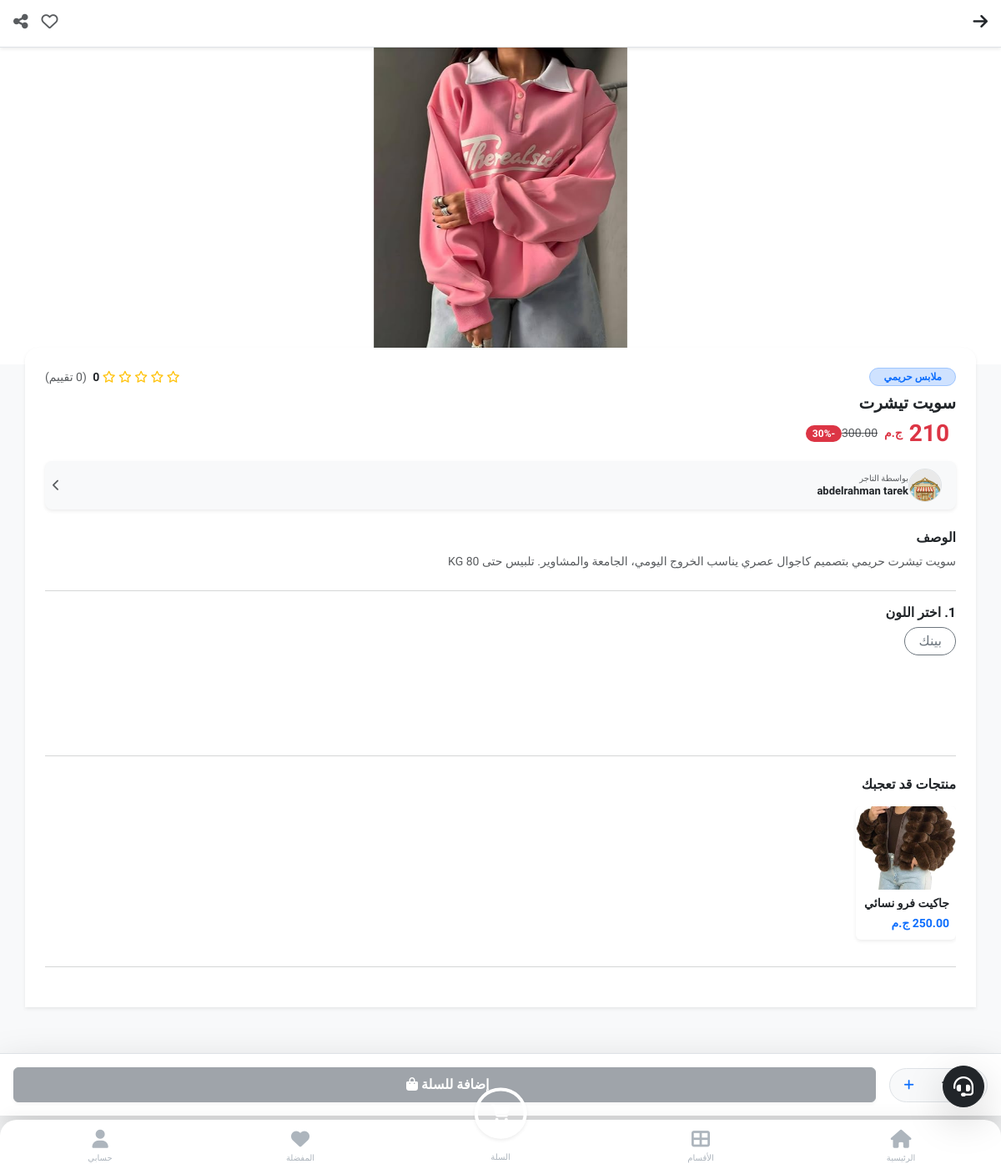
Page /product/3/ on the committed database.
### store/models.py (models this page shows, shortened)
class Product(models.Model):
    category = models.ForeignKey(Category, on_delete=models.SET_NULL, null=True, blank=True, related_name='products', verbose_name="القسم")
    merchant = models.ForeignKey(MerchantProfile, on_delete=models.CASCADE, related_name='products')
    name = models.CharField(max_length=200, verbose_name="اسم المنتج")
    description = models.TextField(verbose_name="وصف المنتج")
    base_price = models.DecimalField(max_digits=10, decimal_places=2, verbose_name="السعر الأساسي")
    image = models.ImageField(upload_to='products/', verbose_name="صورة المنتج الرئيسية")
    shipping_fee = models.DecimalField(max_digits=10, decimal_places=2, default=0, verbose_name="مصاريف الشحن")
    is_active = models.BooleanField(default=False, verbose_name="مفعل (موافقة المشرف)")
    created_at = models.DateTimeField(auto_now_add=True)
    commission_pct = models.DecimalField(
        max_digits=5, decimal_places=2, default=10.00,
        verbose_name="نسبة عمولة المنصة (%)"
    )
    @property
    def average_rating(self):
        avg = self.reviews.aggregate(Avg('rating'))['rating__avg']
        return round(avg, 1) if avg else 0
    @property
    def reviews_count(self):
        return self.reviews.count()

class Category(models.Model):
    name = models.CharField(max_length=100, verbose_name="اسم القسم")
    image = models.ImageField(upload_to='categories/', verbose_name="صورة القسم", blank=True, null=True)
    created_at = models.DateTimeField(auto_now_add=True)
    class Meta:
        verbose_name = "قسم"
        verbose_name_plural = "الأقسام"

class Offer(models.Model):
    product = models.OneToOneField(Product, on_delete=models.CASCADE, related_name='active_offer')
    discount_percentage = models.PositiveIntegerField(verbose_name="نسبة الخصم %")
    start_date = models.DateTimeField()
    end_date = models.DateTimeField()
    is_active = models.BooleanField(default=True)
    is_platform_offer = models.BooleanField(default=False, verbose_name="عرض من المنصة (يوجد تعويض)")
    created_at = models.DateTimeField(auto_now_add=True)
    free_shipping = models.BooleanField(default=False, verbose_name="شحن مجاني")
    free_shipping_threshold = models.PositiveIntegerField(default=1, verbose_name="عند شراء X قطع")
    @property
    def discounted_price(self):
        percentage = Decimal(self.discount_percentage)
        factor = Decimal(1) - (percentage / Decimal(100))
        return self.product.base_price * factor

class MerchantProfile(models.Model):
    user = models.OneToOneField(settings.AUTH_USER_MODEL, on_delete=models.CASCADE, related_name='merchant_profile')
    national_id = models.CharField(max_length=14, unique=True, verbose_name="الرقم القومي")
    id_card_front = models.ImageField(upload_to='merchant_ids/', verbose_name="صورة البطاقة (أمام)")
    id_card_back = models.ImageField(upload_to='merchant_ids/', verbose_name="صورة البطاقة (خلف)")
    shop_image = models.ImageField(upload_to='shops/', verbose_name="صورة المحل/الشخصية")
    minimum_balance_required = models.DecimalField(
        max_digits=10, decimal_places=2, default=0.00,
        verbose_name="الحد الأدنى للرصيد"
    )
    is_approved = models.BooleanField(default=False, verbose_name="تمت الموافقة من المشرف")
    created_at = models.DateTimeField(auto_now_add=True)
    tax_register_number = models.CharField(max_length=50, blank=True, null=True, verbose_name="رقم السجل الضريبي")
    goods_quantity = models.CharField(max_length=100, verbose_name="كمية البضاعة المحتملة")
    goods_types = models.TextField(verbose_name="أنواع البضاعة")
    goods_average_price = models.CharField(max_length=100, verbose_name="متوسط الأسعار")
    goods_sizes = models.TextField(verbose_name="المقاسات المتاحة")
    free_shipping_threshold = models.PositiveIntegerField(default=0, verbose_name="حد الشحن المجاني (عدد قطع)")
    is_free_shipping_active = models.BooleanField(default=False, verbose_name="تفعيل عرض الشحن المجاني")

class ProductSize(models.Model):
    product = models.ForeignKey(Product, on_delete=models.CASCADE, related_name='variations') # غيرنا الاسم لـ variations ليكون أدق
    size_label = models.CharField(max_length=10, verbose_name="المقاس") # S, M, L
    color_label = models.CharField(max_length=30, verbose_name="اللون", default="Standard") # أحمر، أزرق
    stock_quantity = models.PositiveIntegerField(default=0, verbose_name="الكمية المتاحة")

### accounts/models.py (models this page shows, shortened)
class User(AbstractUser):
    class Role(models.TextChoices):
        CUSTOMER = "CUSTOMER", "عميل"
        MERCHANT = "MERCHANT", "تاجر"
        OWNER = "OWNER", "Owner (مالك)"
        ADMIN_LVL2 = "ADMIN_LVL2", "مشرف درجة ثانية"
        ADMIN_LVL3 = "ADMIN_LVL3", "مشرف درجة ثالثة (خدمة عملاء)"
    role = models.CharField(max_length=20, choices=Role.choices, default=Role.CUSTOMER)
    phone_primary = models.CharField(max_length=15, unique=True, verbose_name="رقم الهاتف الأساسي")
    phone_secondary = models.CharField(max_length=15, blank=True, null=True, verbose_name="رقم هاتف احتياطي")
    device_id = models.CharField(max_length=255, blank=True, null=True, help_text="لمنع تكرار الحسابات من نفس الجهاز")
    is_banned = models.BooleanField(default=False, verbose_name="محظور")

### store/views.py (the view)
# urls.py: path('product/<int:pk>/', views.product_detail, name='product_detail'),
def product_detail(request, pk):
    product = get_object_or_404(Product, pk=pk)
    variations = product.variations.filter(stock_quantity__gt=0)
    available_colors = set(v.color_label for v in variations)
    variants_data = {}
    for v in variations:
        if v.color_label not in variants_data:
            variants_data[v.color_label] = []
        variants_data[v.color_label].append({
            'id': v.id,
            'size': v.size_label,
            'qty': v.stock_quantity
        })
    variants_json = json.dumps(variants_data)
    similar_products = Product.objects.filter(category=product.category, is_active=True).exclude(pk=pk)[:4]
    is_fav = False
    if request.user.is_authenticated:
        is_fav = Favorite.objects.filter(user=request.user, product=product).exists()
    return render(request, 'store/product_detail.html', {
        'product': product,
        'available_colors': available_colors,
        'variants_json': variants_json, # البيانات الجديدة
        'similar_products': similar_products,
        'is_fav': is_fav
    })

### store/context_processors.py (called while the page is built)
def site_settings(request):
    settings = SiteSetting.objects.first()
    return {'site_settings': settings}

### templates/store/product_detail.html (shortened to what this page needs)
{% extends 'base.html' %}
{% block content %}
<div class="d-flex justify-content-between align-items-center p-3 sticky-top bg-white border-bottom shadow-sm" style="z-index: 1020;">
    <a href="javascript:history.back()" class="text-dark">
        <i class="fas fa-arrow-right fs-5"></i>
    </a>
    <div class="d-flex gap-3">
        <button onclick="toggleFavDetail('{{ product.id }}')" class="btn border-0 bg-transparent p-0">
            <i class="{% if is_fav %}fas text-danger{% else %}far text-muted{% endif %} fa-heart fs-5" id="fav-icon"></i>
        </button>
        <button onclick="shareProduct()" class="btn border-0 bg-transparent p-0">
            <i class="fas fa-share-alt fs-5 text-muted"></i>
        </button>
    </div>
</div>
<div id="productCarousel" class="carousel slide bg-white" data-bs-ride="carousel">
    <div class="carousel-inner">
        <div class="carousel-item active">
            {% if product.image %}
                <img src="{{ product.image.url }}" class="d-block w-100" style="height: 380px; object-fit: contain; cursor: zoom-in;"
                     data-bs-toggle="modal" data-bs-target="#zoomModal" onclick="slideToIndex(0)">
            {% else %}
                <div class="bg-light d-flex align-items-center justify-content-center" style="height: 380px;">
                    <i class="fas fa-camera fa-3x text-muted opacity-25"></i>
                </div>
            {% endif %}
        </div>
    </div>
</div>
<div class="container bg-white rounded-top-4 p-4 position-relative shadow-sm" style="margin-top: -20px; z-index: 10;">
    <div class="d-flex justify-content-between align-items-center mb-2">
        <span class="badge bg-primary-subtle text-primary border border-primary-subtle rounded-pill px-3 py-1">
            {{ product.category.name }}
        </span>
        <div class="text-warning small fw-bold">
            {% with ''|center:5 as range %}
            {% for _ in range %}
                {% if forloop.counter <= product.average_rating %}
                    <i class="fas fa-star"></i>
                {% else %}
                    <i class="far fa-star"></i>
                {% endif %}
            {% endfor %}
            {% endwith %}
            <span class="text-dark ms-1">{{ product.average_rating|default:0 }}</span>
            <span class="text-muted fw-normal">({{ product.reviews_count }} تقييم)</span>
        </div>
    </div>
    <h5 class="fw-bold mb-2 text-dark">{{ product.name }}</h5>
    <div class="d-flex align-items-center mb-3 flex-wrap">
        {% if product.active_offer and product.active_offer.is_active %}
            <h3 class="text-danger fw-bold mb-0 me-2">{{ product.active_offer.discounted_price|floatformat:0 }}</h3>
            <span class="text-danger small fw-bold me-2">ج.م</span>
            <span class="text-muted text-decoration-line-through small me-2">{{ product.base_price }}</span>
            <span class="badge bg-danger rounded-pill">-{{ product.active_offer.discount_percentage }}%</span>
        {% else %}
            <h3 class="text-primary fw-bold mb-0 me-2">{{ product.base_price }}</h3>
            <span class="text-muted small">ج.م</span>
        {% endif %}
    </div>
    <a href="{% url 'merchant_shop' product.merchant.pk %}" class="text-decoration-none">
        <div class="d-flex align-items-center bg-light p-2 rounded-3 mb-4 border border-light shadow-sm">
            <div class="me-2">
                {% if product.merchant.shop_image %}
                    <img src="{{ product.merchant.shop_image.url }}" class="rounded-circle border" width="40" height="40" style="object-fit: cover;">
                {% else %}
                    <div class="rounded-circle bg-white d-flex align-items-center justify-content-center border" style="width: 40px; height: 40px;">
                        <i class="fas fa-store text-muted small"></i>
                    </div>
                {% endif %}
            </div>
            <div class="flex-grow-1">
                <small class="text-muted d-block" style="font-size: 10px;">بواسطة التاجر</small>
                <h6 class="fw-bold text-dark mb-0" style="font-size: 13px;">
                    {{ product.merchant.user.first_name }} {{ product.merchant.user.last_name }}
                </h6>
            </div>
            <i class="fas fa-chevron-left text-muted small"></i>
        </div>
    </a>
    <h6 class="fw-bold mb-2">الوصف</h6>
    <p class="text-muted small mb-4" style="line-height: 1.6;">
        {{ product.description|linebreaksbr }}
    </p>
    <hr class="text-muted opacity-25">
    <form method="POST" action="{% url 'add_to_cart' product.pk %}" class="pb-5 mb-5">
        <h6 class="fw-bold mb-2">1. اختر اللون</h6>
        <div class="d-flex flex-wrap gap-2 mb-4">
            {% for color in available_colors %}
            <div>
                <label class="btn btn-outline-secondary rounded-pill px-3 py-1" for="color_{{ forloop.counter }}">
                    {{ color }}
                </label>
            </div>
            {% empty %}
            <p class="text-danger small">المنتج غير متوفر حالياً</p>
            {% endfor %}
        </div>
        <div class="fixed-bottom bg-white p-3 border-top shadow-lg d-flex align-items-center gap-3" style="bottom: 70px; z-index: 1000;">
            <div class="bg-light rounded-pill d-flex align-items-center px-2 py-1 border" style="width: 120px; justify-content: space-between;">
                <button type="button" class="btn btn-sm text-muted" onclick="this.nextElementSibling.stepDown()"></button>
                <input type="number" name="quantity" class="form-control form-control-sm border-0 bg-transparent text-center p-0 fw-bold" value="1" min="1" max="10" style="width: 40px;">
                <button type="button" class="btn btn-sm text-primary" onclick="this.previousElementSibling.stepUp()"><i class="fas fa-plus"></i></button>
            </div>
            <button type="submit" id="add-to-cart-btn" class="btn btn-secondary w-100 py-2 fw-bold shadow-sm" disabled>
                إضافة للسلة <i class="fas fa-shopping-bag ms-2"></i>
            </button>
        </div>
    </form>
    {% if similar_products %}
        <hr class="text-muted opacity-25 my-4">
        <h6 class="fw-bold mb-3">منتجات قد تعجبك</h6>
        <div class="d-flex overflow-auto pb-2" style="gap: 10px;">
            {% for sim in similar_products %}
            <a href="{% url 'product_detail' sim.pk %}" class="text-decoration-none text-dark">
                <div class="card border-0 shadow-sm" style="width: 120px;">
                    <div style="height: 100px; overflow: hidden; border-radius: 12px 12px 0 0;">
                        {% if sim.image %}
                            <img src="{{ sim.image.url }}" class="w-100 h-100" style="object-fit: cover;">
                        {% endif %}
                    </div>
                    <div class="card-body p-2">
                        <h6 class="text-truncate small fw-bold mb-1">{{ sim.name }}</h6>
                        <span class="text-primary small fw-bold">{{ sim.base_price }} ج.م</span>
                    </div>
                </div>
            </a>
            {% endfor %}
        </div>
        <hr class="text-muted opacity-25 my-4">
    {% endif %}
</div>
<div style="height: 80px;"></div>
{% endblock %}

### templates/base.html (style rules this page uses)
:root { --primary-blue: #0d6efd; --accent-yellow: #ffc107; --bg-light: #f8f9fa; --text-dark: #212529; --white: #ffffff; }
body { padding-bottom: 120px !important; background-color: var(--bg-light); font-family: 'Tajawal', sans-serif; color: var(--text-dark); -webkit-tap-highlight-color: transparent; }
a { text-decoration: none; }

### rows in the picture
Product: image (picture), category.name "ملابس حريمي", average_rating "0", reviews_count "0", name "سويت تيشرت", active_offer.discounted_price "210", base_price "300.00", active_offer.discount_percentage "30", merchant.shop_image (picture), merchant.user.first_name "abdelrahman", merchant.user.last_name "tarek", description "سويت تيشرت حريمي بتصميم كاجوال عصري يناسب الخروج اليومي، الجامعة والمشاوير. تلبيس حتى 80 KG"
ProductSize: available_colors "بينك"
Product: image (picture), name "جاكيت فرو نسائي", base_price "250.00"
